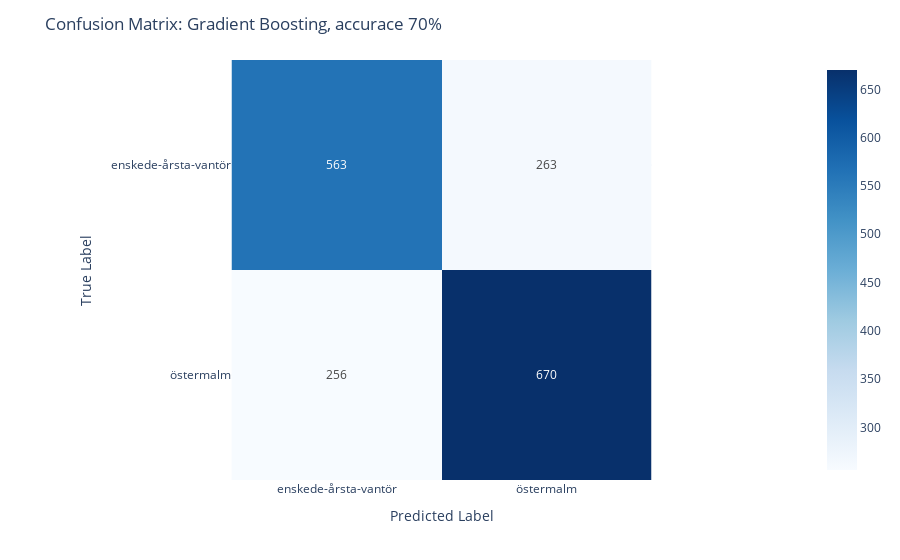

The code cell stored with this chart in its notebook:
### Code cell
evaluate_model(df, labels, 'model_GradientBoostingClassifier(random_state=42)_2n',
               'Gradient Boosting, accurace 70%')

### Figure 1 — Plotly figure (JSON) as saved in the notebook; plotly's stock layout.template omitted (floating-point values rounded to 4 significant figures)
{"data": [{"coloraxis": "coloraxis", "hovertemplate": "x: %{x}<br>y: %{y}<br>color: %{z}<extra></extra>", "name": "0", "texttemplate": "%{z}", "type": "heatmap", "x": ["enskede-årsta-vantör", "östermalm"], "xaxis": "x", "y": ["enskede-årsta-vantör", "östermalm"], "yaxis": "y", "z": [[563, 263], [256, 670]]}], "layout": {"coloraxis": {"colorscale": [[0, "rgb(247,251,255)"], [0.125, "rgb(222,235,247)"], [0.25, "rgb(198,219,239)"], [0.375, "rgb(158,202,225)"], [0.5, "rgb(107,174,214)"], [0.625, "rgb(66,146,198)"], [0.75, "rgb(33,113,181)"], [0.875, "rgb(8,81,156)"], [1, "rgb(8,48,107)"]]}, "margin": {"t": 60}, "title": {"text": "Confusion Matrix: Gradient Boosting, accurace 70%"}, "xaxis": {"anchor": "y", "constrain": "domain", "domain": [0, 1], "scaleanchor": "y", "title": {"text": "Predicted Label"}}, "yaxis": {"anchor": "x", "autorange": "reversed", "constrain": "domain", "domain": [0, 1], "title": {"text": "True Label"}}}}
